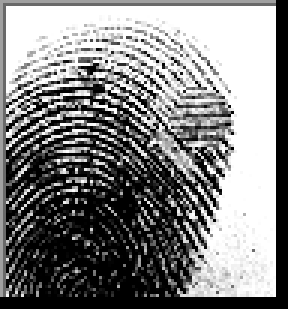
#> input picture assets/samples/sample_altered_fingerprint.bmp, 96 x 103 px (shown 3 times larger)
$ python -i fingerprint.py   (imports and definitions only)
#> lines starting #> are read from the running program, lines starting #| are printed output that depends on the picture; after the words box and inside, x2 and y2 are one past the last pixel; in counts of white or black regions, pixels touching at a corner belong together
### src/utils/io.py
"""
I/O, Logging, and Artifact Validation Utilities.
"""
import json
import logging
import os
import sys
from pathlib import Path
from typing import Any, Dict, Optional
import joblib
import numpy as np

# Configure standard logging
LOG_FORMAT = "%(asctime)s - %(name)s - [%(levelname)s] - %(message)s"
logging.basicConfig(
    level=logging.INFO,
    format=LOG_FORMAT,
    handlers=[
        logging.StreamHandler(sys.stdout)
    ]
)

def get_logger(name: str) -> logging.Logger:
    """Return a configured logger."""
    return logging.getLogger(name)

logger = get_logger(__name__)

# [50 lines left out: functions save_artifact, load_artifact, save_json, load_json, save_numpy, load_numpy, not called in this run]

### src/preprocessing/fingerprint.py
"""
Fingerprint and Iris Preprocessing and Crossing Number (CN) Minutiae Detection.
Directly reproduces the preprocessing functions from the source-of-truth notebook.
"""
from typing import Optional, Tuple, Union
import cv2
import numpy as np
from skimage.morphology import skeletonize

from src.utils.io import get_logger

logger = get_logger(__name__)

def preprocess_fingerprint(
    image_path_or_img: Union[str, np.ndarray]
) -> Tuple[Optional[np.ndarray], Optional[np.ndarray], Optional[np.ndarray]]:
    """
    Fingerprint / Iris Preprocessing from notebook:
    1. Grayscale Normalization & Gaussian Filter
    2. Binarization (Otsu adaptive threshold, THRESH_BINARY_INV + THRESH_OTSU)
    3. Thinning / Skeletonization (Zhang-Suen / Lee morphological skeletonize)

    Returns:
        img: original grayscale image (uint8)
        binary: thresholded binary image (uint8, 0 or 255)
        skeleton_uint8: skeletonized binary image (uint8, 0 or 255)
    """
    if isinstance(image_path_or_img, str):
        img = cv2.imread(image_path_or_img, cv2.IMREAD_GRAYSCALE)
#> img is the input picture: shape (103, 96); min 0, max 255, mean 130.8
    elif isinstance(image_path_or_img, np.ndarray):
        if len(image_path_or_img.shape) == 3:
            img = cv2.cvtColor(image_path_or_img, cv2.COLOR_BGR2GRAY)
        else:
            img = image_path_or_img.copy()
    else:
        img = None

    if img is None or img.size == 0:
        return None, None, None

    img_norm = cv2.normalize(img, None, alpha=0, beta=255, norm_type=cv2.NORM_MINMAX)
    filtered = cv2.GaussianBlur(img_norm, (5, 5), 0)
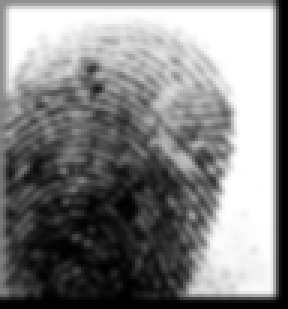
#> filtered: shape (103, 96) (shown 3 times larger); min 0, max 255, mean 130.6
    _, binary = cv2.threshold(filtered, 0, 255, cv2.THRESH_BINARY_INV + cv2.THRESH_OTSU)
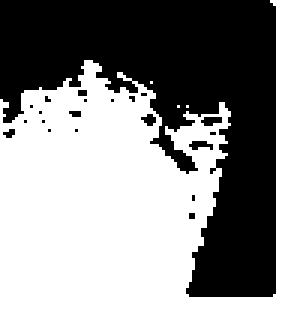
#> binary: shape (103, 96) (shown 3 times larger); 53.6% white; 21 black regions (20 under 20 px), largest, box (x1, y1, x2, y2) and area: (0, 0, 92, 99) 4500

    skeleton = skeletonize(binary > 0)
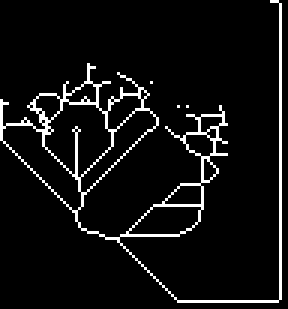
#> skeleton: shape (103, 96) bool (shown 3 times larger); 6.5% white in thin lines or dots
    skeleton_uint8 = (skeleton * 255).astype(np.uint8)
#> skeleton_uint8: shape (103, 96); 6.5% white in thin lines or dots

    return img, binary, skeleton_uint8

# Alias matching preprocess_image in notebook
preprocess_image = preprocess_fingerprint

def detect_minutiae(skeleton_img: np.ndarray) -> Tuple[int, int]:
    """
    Crossing Number (CN) Minutiae Detection:
    CN = 1 -> Ridge Ending
    CN = 3 -> Ridge Bifurcation

    Returns:
        (endings, bifurcations)
    """
    if skeleton_img is None or skeleton_img.size == 0:
        return 0, 0

    skel = (skeleton_img > 0).astype(np.uint8)
    h, w = skel.shape
    endings = 0
    bifurcations = 0

    # Iterating over internal pixels (1 to h-2, 1 to w-2)
    for y in range(1, h - 1):
        for x in range(1, w - 1):
            if skel[y, x] == 1:
                neighbors = [
                    skel[y - 1, x],
                    skel[y - 1, x + 1],
                    skel[y, x + 1],
                    skel[y + 1, x + 1],
                    skel[y + 1, x],
                    skel[y + 1, x - 1],
                    skel[y, x - 1],
                    skel[y - 1, x - 1]
                ]
                cn = 0.5 * np.sum(np.abs(np.array(neighbors) - np.roll(neighbors, -1)))
                if cn == 1:
                    endings += 1
                elif cn == 3:
                    bifurcations += 1

    return endings, bifurcations

>>> result = preprocess_fingerprint('../../assets/samples/sample_altered_fingerprint.bmp')

$ run again, on assets/samples/sample_real_fingerprint.bmp
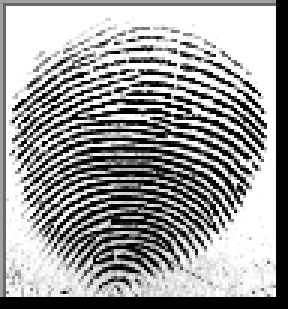
#> input picture assets/samples/sample_real_fingerprint.bmp, 96 x 103 px (shown 3 times larger)
#> in preprocess_fingerprint, img is the input picture: shape (103, 96); min 0, max 255, mean 155.2
#> in preprocess_fingerprint, `_, binary = cv2.threshold(filtered, 0, 255, cv2.THRESH_BINARY_INV + cv..`:
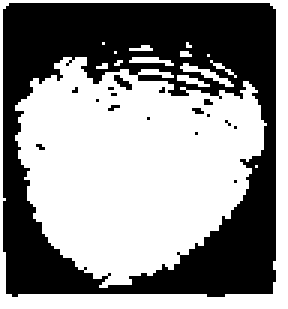
#> binary: shape (103, 96) (shown 3 times larger); 56.3% white; 17 black regions (16 under 20 px), largest, box (x1, y1, x2, y2) and area: (1, 1, 92, 99) 4266
#> in preprocess_fingerprint, `skeleton = skeletonize(binary > 0)`:
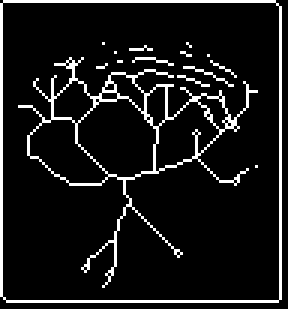
#> skeleton: shape (103, 96) bool (shown 3 times larger); 9.4% white in thin lines or dots
#> skeleton_uint8: shape (103, 96); 9.4% white in thin lines or dots

$ run again, on assets/samples/sample_iris.tiff
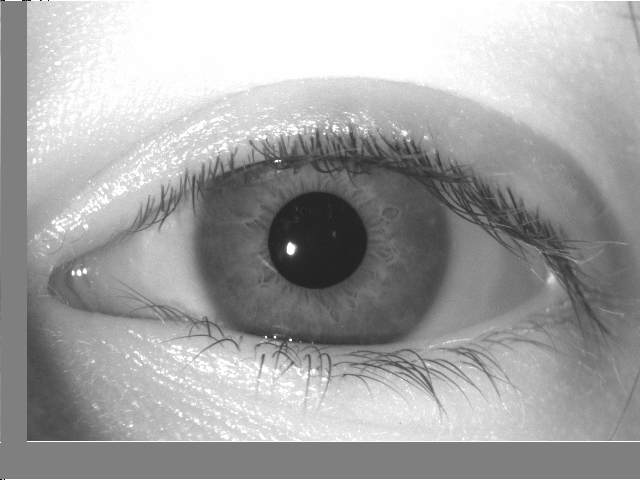
#> input picture assets/samples/sample_iris.tiff, 640 x 480 px
#> in preprocess_fingerprint, img is the input picture: shape (480, 640); min 0, max 254, mean 164.2
#> in preprocess_fingerprint, `_, binary = cv2.threshold(filtered, 0, 255, cv2.THRESH_BINARY_INV + cv..`:
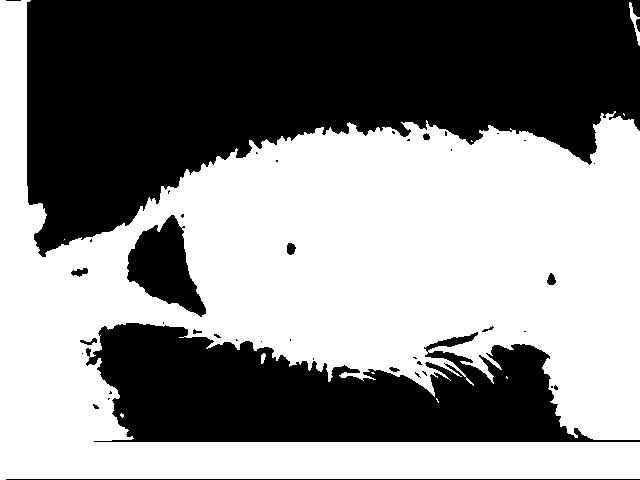
#> binary: shape (480, 640); 53.5% white; 43 black regions (30 under 20 px), largest, box (x1, y1, x2, y2) and area: (27, 0, 640, 257) 97333, (86, 323, 640, 442) 39902, (127, 215, 206, 317) 4289
#> in preprocess_fingerprint, `skeleton = skeletonize(binary > 0)`:
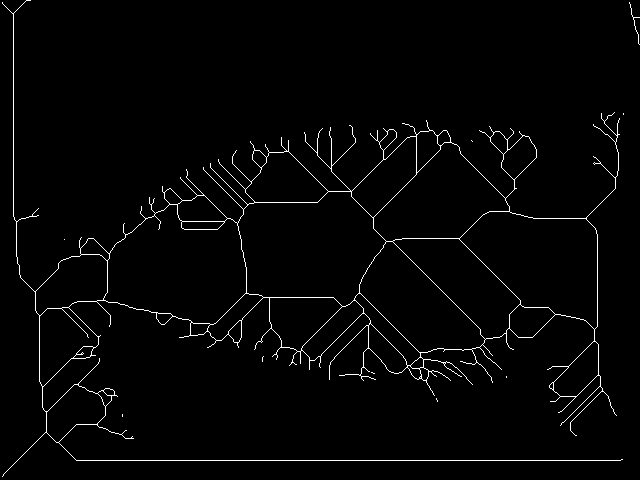
#> skeleton: shape (480, 640) bool; 2% white in thin lines or dots
#> skeleton_uint8: shape (480, 640); 2% white in thin lines or dots
